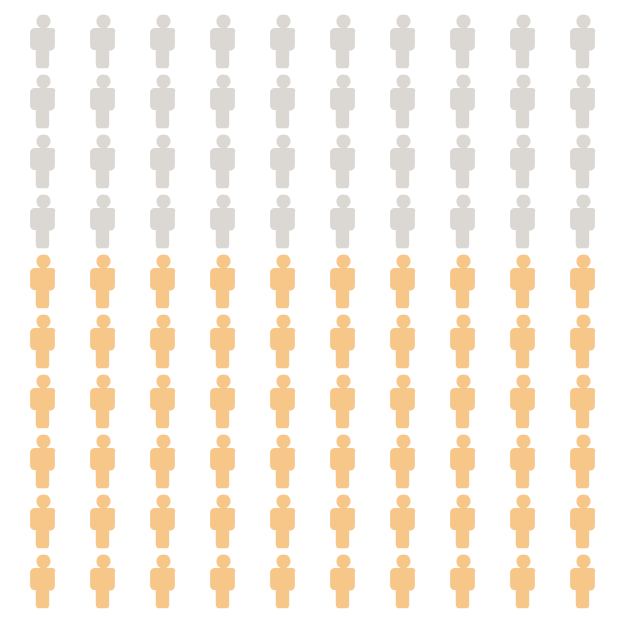

This figure's Vega-Lite source:
### Vega-Lite specification from a JSON file in a GitHub repository (floating-point values rounded to 4 significant figures)
{"$schema": "https://vega.github.io/schema/vega-lite/v5.json", "config": {"view": {"stroke": ""}}, "width": 300, "height": 300, "data": {"values": [{"id": 1}, {"id": 2}, {"id": 3}, {"id": 4}, {"id": 5}, {"id": 6}, {"id": 7}, {"id": 8}, {"id": 9}, {"id": 10}, {"id": 11}, {"id": 12}, {"id": 13}, {"id": 14}, {"id": 15}, {"id": 16}, {"id": 17}, {"id": 18}, {"id": 19}, {"id": 20}, {"id": 21}, {"id": 22}, {"id": 23}, {"id": 24}, {"id": 25}, {"id": 26}, {"id": 27}, {"id": 28}, {"id": 29}, {"id": 30}, {"id": 31}, {"id": 32}, {"id": 33}, {"id": 34}, {"id": 35}, {"id": 36}, {"id": 37}, {"id": 38}, {"id": 39}, {"id": 40}, {"id": 41}, {"id": 42}, {"id": 43}, {"id": 44}, {"id": 45}, {"id": 46}, {"id": 47}, {"id": 48}, {"id": 49}, {"id": 50}, {"id": 51}, {"id": 52}, {"id": 53}, {"id": 54}, {"id": 55}, {"id": 56}, {"id": 57}, {"id": 58}, {"id": 59}, {"id": 60}, {"id": 61}, {"id": 62}, {"id": 63}, {"id": 64}, {"id": 65}, {"id": 66}, {"id": 67}, {"id": 68}, {"id": 69}, {"id": 70}, {"id": 71}, {"id": 72}, {"id": 73}, {"id": 74}, {"id": 75}, {"id": 76}, {"id": 77}, {"id": 78}, {"id": 79}, {"id": 80}, {"id": 81}, {"id": 82}, {"id": 83}, {"id": 84}, {"id": 85}, {"id": 86}, {"id": 87}, {"id": 88}, {"id": 89}, {"id": 90}, {"id": 91}, {"id": 92}, {"id": 93}, {"id": 94}, {"id": 95}, {"id": 96}, {"id": 97}, {"id": 98}, {"id": 99}, {"id": 100}]}, "transform": [{"calculate": "ceil (datum.id/10)", "as": "col"}, {"calculate": "datum.id - datum.col*10", "as": "row"}], "mark": {"type": "point", "filled": true}, "encoding": {"x": {"field": "row", "type": "ordinal", "axis": null}, "y": {"field": "col", "type": "ordinal", "axis": null}, "shape": {"value": "M1.7 -1.7h-0.8c0.3 -0.2 0.6 -0.5 0.6 -0.9c0 -0.6 -0.4 -1 -1 -1c-0.6 0 -1 0.4 -1 1c0 0.4 0.2 0.7 0.6 0.9h-0.8c-0.4 0 -0.7 0.3 -0.7 0.6v1.9c0 0.3 0.3 0.6 0.6 0.6h0.2c0 0 0 0.1 0 0.1v1.9c0 0.3 0.2 0.6 0.3 0.6h1.3c0.2 0 0.3 -0.3 0.3 -0.6v-1.8c0 0 0 -0.1 0 -0.1h0.2c0.3 0 0.6 -0.3 0.6 -0.6v-2c0.2 -0.3 -0.1 -0.6 -0.4 -0.6z"}, "color": {"condition": {"test": "datum.id  <=40", "value": "#ccc6c0"}, "value": "#f4af59"}, "size": {"value": 50}}, "params": [{"name": "highlight", "select": "interval"}]}
